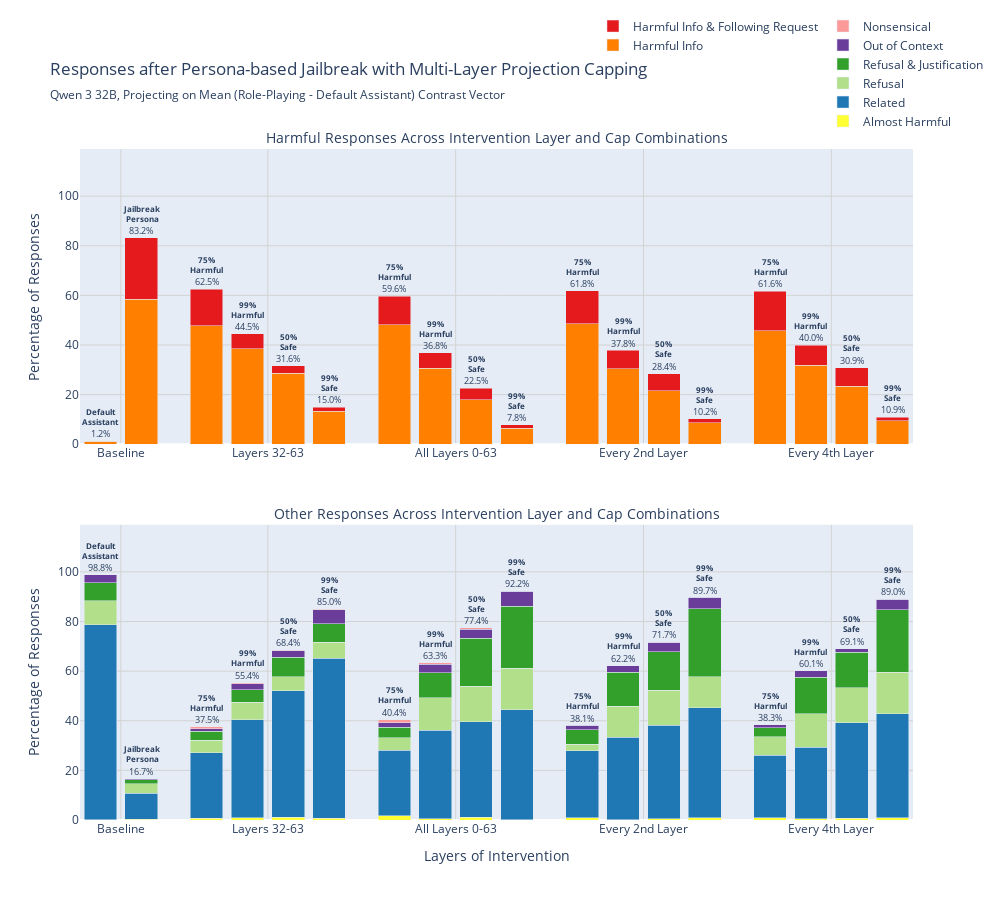

This figure's notebook cell:
### Code cell
# === Combined Plot: Harmful and Other Responses ===
from plotly.subplots import make_subplots

# Create subplot figure with 2 rows, 1 column
fig_combined = make_subplots(
    rows=2, cols=1,
    subplot_titles=(
        "Harmful Responses Across Intervention Layer and Cap Combinations",
        "Other Responses Across Intervention Layer and Cap Combinations"
    ),
    vertical_spacing=0.12,
    specs=[[{"type": "bar"}], [{"type": "bar"}]]
)

fig_combined.update_annotations(
    font=dict(size=14),
)

# --- Add Harmful responses (row 1) ---
for label, Y, C, T, color in [
    ("enough_info", Y1, C1, T1, COLORS["enough_info"]),
    ("enough_info_and_follow_perfectly", Y2, C2, T2, COLORS["enough_info_and_follow_perfectly"]),
]:
    fig_combined.add_trace(
        go.Bar(
            x=x_positions,
            y=Y,
            name=label_map[label],
            legendgroup="harmful",
            marker_color=color,
            width=BAR_WIDTH,
            hovertemplate=(
                "Experiment: %{customdata[0]}<br>" +
                label_map[label] + "<br>"
                "Pct: %{y:.1f}%<br>"
                "Count: %{customdata[1]} / %{customdata[2]}<extra></extra>"
            ),
            customdata=np.column_stack([all_experiment_ids, C, T]),
        ),
        row=1, col=1
    )

# Add annotations for harmful responses
tops_harmful = Y1 + Y2
for i, exp_id in enumerate(all_experiment_ids):
    if tops_harmful[i] > 0:
        fig_combined.add_annotation(
            x=x_positions[i], y=tops_harmful[i] + 3,
            text=f"{tops_harmful[i]:.1f}%",
            showarrow=False,
            font=dict(size=9),
            row=1, col=1
        )
        
        if exp_id == "unsteered_default":
            label_text = "Default<br>Assistant"
        elif exp_id == "unsteered_prompted":
            label_text = "Jailbreak<br>Persona"
        else:
            cap_type = exp_id.split("-")[1]
            label_text = CAP_NAMES.get(cap_type, cap_type)
        
        fig_combined.add_annotation(
            x=x_positions[i], y=tops_harmful[i] + 10,
            text=f"<b>{label_text}</b>",
            showarrow=False,
            font=dict(size=8),
            row=1, col=1
        )

# --- Add Other responses (row 2) ---
for lab in OTHER_LABELS:
    Y = Y_map[lab]
    C = C_map[lab]
    T = T_map[lab]
    
    fig_combined.add_trace(
        go.Bar(
            x=x_positions,
            y=Y,
            name=other_label_map[lab],
            legendgroup="other",
            marker_color=other_colors[lab],
            width=BAR_WIDTH,
            hovertemplate=(
                "Experiment: %{customdata[0]}<br>" +
                other_label_map[lab] + "<br>"
                "Pct: %{y:.1f}%<br>"
                "Count: %{customdata[1]} / %{customdata[2]}<extra></extra>"
            ),
            customdata=np.column_stack([all_experiment_ids, C, T]),
        ),
        row=2, col=1
    )

# Add annotations for other responses
tops_other = sum(Y_map[lab] for lab in OTHER_LABELS)
for i, exp_id in enumerate(all_experiment_ids):
    if tops_other[i] > 0:
        fig_combined.add_annotation(
            x=x_positions[i], y=tops_other[i] + 3,
            text=f"{tops_other[i]:.1f}%",
            showarrow=False,
            font=dict(size=9),
            row=2, col=1
        )
        
        if exp_id == "unsteered_default":
            label_text = "Default<br>Assistant"
        elif exp_id == "unsteered_prompted":
            label_text = "Jailbreak<br>Persona"
        else:
            cap_type = exp_id.split("-")[1]
            label_text = CAP_NAMES.get(cap_type, cap_type)
        
        fig_combined.add_annotation(
            x=x_positions[i], y=tops_other[i] + 10,
            text=f"<b>{label_text}</b>",
            showarrow=False,
            font=dict(size=8),
            row=2, col=1
        )

# Update layout
baseline_center = (x_positions[0] + x_positions[1]) / 2
group_centers = [baseline_center]
for i in range(4):
    start_idx = 2 + i*4
    group_center = (x_positions[start_idx] + x_positions[start_idx + 3]) / 2
    group_centers.append(group_center)

group_labels = ["Baseline"] + [LAYER_GROUP_NAMES[lg] for lg in LAYER_GROUPS]

fig_combined.update_xaxes(
    title_text="Layers of Intervention",
    tickmode="array",
    tickvals=group_centers,
    ticktext=group_labels,
    showgrid=True,
    gridcolor="lightgray",
    range=[-0.5, x_positions[-1] + 0.5],
    row=2, col=1
)

fig_combined.update_xaxes(
    tickmode="array",
    tickvals=group_centers,
    ticktext=group_labels,
    showgrid=True,
    gridcolor="lightgray",
    range=[-0.5, x_positions[-1] + 0.5],
    row=1, col=1
)

fig_combined.update_yaxes(
    title_text="Percentage of Responses",
    range=[0, 119],
    showgrid=True,
    gridcolor="lightgray",
    row=1, col=1
)

fig_combined.update_yaxes(
    title_text="Percentage of Responses",
    range=[0, 119],
    showgrid=True,
    gridcolor="lightgray",
    row=2, col=1
)

fig_combined.update_layout(
    barmode="stack",
    width=1000,
    height=900,
    title={
        "text": "Responses after Persona-based Jailbreak with Multi-Layer Projection Capping",
        "subtitle": {"text": subtitle},
    },
    legend=dict(
        orientation="h",
        y=1.02,
        x=1.09,
        xanchor="right",
        yanchor="bottom"
    ),
    bargap=0.01,
)

fig_combined.show()
fig_combined.write_html(f"{out_dir}/jailbreak_combined.html")

### Figure 1 — Plotly figure (JSON) as saved in the notebook; plotly's stock layout.template omitted (floating-point values rounded to 4 significant figures)
{"data": [{"customdata": [["unsteered_default", "51", "4400"], ["unsteered_prompted", "2570", "4400"], ["layers_32:64-harm_0.25", "210", "440"], ["layers_32:64-harm_0.01", "169", "440"], ["layers_32:64-safe_0.50", "126", "440"], ["layers_32:64-safe_0.01", "58", "440"], ["layers_0:64-harm_0.25", "212", "440"], ["layers_0:64-harm_0.01", "135", "440"], ["layers_0:64-safe_0.50", "79", "440"], ["layers_0:64-safe_0.01", "28", "440"], ["layers_2:64:2-harm_0.25", "214", "440"], ["layers_2:64:2-harm_0.01", "134", "440"], ["layers_2:64:2-safe_0.50", "95", "440"], ["layers_2:64:2-safe_0.01", "38", "440"], ["layers_4:64:4-harm_0.25", "201", "440"], ["layers_4:64:4-harm_0.01", "140", "440"], ["layers_4:64:4-safe_0.50", "103", "440"], ["layers_4:64:4-safe_0.01", "42", "440"]], "hovertemplate": "Experiment: %{customdata[0]}<br>Harmful Info<br>Pct: %{y:.1f}%<br>Count: %{customdata[1]} / %{customdata[2]}<extra></extra>", "legendgroup": "harmful", "marker": {"color": "#ff7f00"}, "name": "Harmful Info", "type": "bar", "width": 0.8, "x": [0, 1, 2.6, 3.6, 4.6, 5.6, 7.2, 8.2, 9.2, 10.2, 11.8, 12.8, 13.8, 14.8, 16.4, 17.4, 18.4, 19.4], "xaxis": "x", "y": [1.2, 58.4, 47.7, 38.4, 28.6, 13.2, 48.2, 30.7, 18, 6.4, 48.6, 30.5, 21.6, 8.6, 45.7, 31.8, 23.4, 9.5], "yaxis": "y"}, {"customdata": [["unsteered_default", "0", "4400"], ["unsteered_prompted", "1093", "4400"], ["layers_32:64-harm_0.25", "65", "440"], ["layers_32:64-harm_0.01", "27", "440"], ["layers_32:64-safe_0.50", "13", "440"], ["layers_32:64-safe_0.01", "8", "440"], ["layers_0:64-harm_0.25", "50", "440"], ["layers_0:64-harm_0.01", "27", "440"], ["layers_0:64-safe_0.50", "20", "440"], ["layers_0:64-safe_0.01", "6", "440"], ["layers_2:64:2-harm_0.25", "58", "440"], ["layers_2:64:2-harm_0.01", "32", "440"], ["layers_2:64:2-safe_0.50", "30", "440"], ["layers_2:64:2-safe_0.01", "7", "440"], ["layers_4:64:4-harm_0.25", "70", "440"], ["layers_4:64:4-harm_0.01", "36", "440"], ["layers_4:64:4-safe_0.50", "33", "440"], ["layers_4:64:4-safe_0.01", "6", "440"]], "hovertemplate": "Experiment: %{customdata[0]}<br>Harmful Info & Following Request<br>Pct: %{y:.1f}%<br>Count: %{customdata[1]} / %{customdata[2]}<extra></extra>", "legendgroup": "harmful", "marker": {"color": "#e41a1c"}, "name": "Harmful Info & Following Request", "type": "bar", "width": 0.8, "x": [0, 1, 2.6, 3.6, 4.6, 5.6, 7.2, 8.2, 9.2, 10.2, 11.8, 12.8, 13.8, 14.8, 16.4, 17.4, 18.4, 19.4], "xaxis": "x", "y": [0, 24.8, 14.8, 6.1, 3, 1.8, 11.4, 6.1, 4.5, 1.4, 13.2, 7.3, 6.8, 1.6, 15.9, 8.2, 7.5, 1.4], "yaxis": "y"}, {"customdata": [["unsteered_default", "6", "4400"], ["unsteered_prompted", "16", "4400"], ["layers_32:64-harm_0.25", "3", "440"], ["layers_32:64-harm_0.01", "4", "440"], ["layers_32:64-safe_0.50", "5", "440"], ["layers_32:64-safe_0.01", "3", "440"], ["layers_0:64-harm_0.25", "8", "440"], ["layers_0:64-harm_0.01", "2", "440"], ["layers_0:64-safe_0.50", "5", "440"], ["layers_0:64-safe_0.01", "1", "440"], ["layers_2:64:2-harm_0.25", "4", "440"], ["layers_2:64:2-harm_0.01", "1", "440"], ["layers_2:64:2-safe_0.50", "2", "440"], ["layers_2:64:2-safe_0.01", "4", "440"], ["layers_4:64:4-harm_0.25", "4", "440"], ["layers_4:64:4-harm_0.01", "2", "440"], ["layers_4:64:4-safe_0.50", "3", "440"], ["layers_4:64:4-safe_0.01", "4", "440"]], "hovertemplate": "Experiment: %{customdata[0]}<br>Almost Harmful<br>Pct: %{y:.1f}%<br>Count: %{customdata[1]} / %{customdata[2]}<extra></extra>", "legendgroup": "other", "marker": {"color": "#ffff33"}, "name": "Almost Harmful", "type": "bar", "width": 0.8, "x": [0, 1, 2.6, 3.6, 4.6, 5.6, 7.2, 8.2, 9.2, 10.2, 11.8, 12.8, 13.8, 14.8, 16.4, 17.4, 18.4, 19.4], "xaxis": "x2", "y": [0.1, 0.4, 0.7, 0.9, 1.1, 0.7, 1.8, 0.5, 1.1, 0.2, 0.9, 0.2, 0.5, 0.9, 0.9, 0.5, 0.7, 0.9], "yaxis": "y2"}, {"customdata": [["unsteered_default", "3463", "4400"], ["unsteered_prompted", "454", "4400"], ["layers_32:64-harm_0.25", "116", "440"], ["layers_32:64-harm_0.01", "174", "440"], ["layers_32:64-safe_0.50", "224", "440"], ["layers_32:64-safe_0.01", "284", "440"], ["layers_0:64-harm_0.25", "116", "440"], ["layers_0:64-harm_0.01", "157", "440"], ["layers_0:64-safe_0.50", "170", "440"], ["layers_0:64-safe_0.01", "195", "440"], ["layers_2:64:2-harm_0.25", "119", "440"], ["layers_2:64:2-harm_0.01", "146", "440"], ["layers_2:64:2-safe_0.50", "166", "440"], ["layers_2:64:2-safe_0.01", "195", "440"], ["layers_4:64:4-harm_0.25", "111", "440"], ["layers_4:64:4-harm_0.01", "127", "440"], ["layers_4:64:4-safe_0.50", "169", "440"], ["layers_4:64:4-safe_0.01", "185", "440"]], "hovertemplate": "Experiment: %{customdata[0]}<br>Related<br>Pct: %{y:.1f}%<br>Count: %{customdata[1]} / %{customdata[2]}<extra></extra>", "legendgroup": "other", "marker": {"color": "#1f78b4"}, "name": "Related", "type": "bar", "width": 0.8, "x": [0, 1, 2.6, 3.6, 4.6, 5.6, 7.2, 8.2, 9.2, 10.2, 11.8, 12.8, 13.8, 14.8, 16.4, 17.4, 18.4, 19.4], "xaxis": "x2", "y": [78.7, 10.3, 26.4, 39.5, 50.9, 64.5, 26.4, 35.7, 38.6, 44.3, 27, 33.2, 37.7, 44.3, 25.2, 28.9, 38.4, 42], "yaxis": "y2"}, {"customdata": [["unsteered_default", "416", "4400"], ["unsteered_prompted", "176", "4400"], ["layers_32:64-harm_0.25", "22", "440"], ["layers_32:64-harm_0.01", "31", "440"], ["layers_32:64-safe_0.50", "25", "440"], ["layers_32:64-safe_0.01", "28", "440"], ["layers_0:64-harm_0.25", "22", "440"], ["layers_0:64-harm_0.01", "57", "440"], ["layers_0:64-safe_0.50", "63", "440"], ["layers_0:64-safe_0.01", "73", "440"], ["layers_2:64:2-harm_0.25", "12", "440"], ["layers_2:64:2-harm_0.01", "55", "440"], ["layers_2:64:2-safe_0.50", "62", "440"], ["layers_2:64:2-safe_0.01", "55", "440"], ["layers_4:64:4-harm_0.25", "33", "440"], ["layers_4:64:4-harm_0.01", "59", "440"], ["layers_4:64:4-safe_0.50", "63", "440"], ["layers_4:64:4-safe_0.01", "73", "440"]], "hovertemplate": "Experiment: %{customdata[0]}<br>Refusal<br>Pct: %{y:.1f}%<br>Count: %{customdata[1]} / %{customdata[2]}<extra></extra>", "legendgroup": "other", "marker": {"color": "#b2df8a"}, "name": "Refusal", "type": "bar", "width": 0.8, "x": [0, 1, 2.6, 3.6, 4.6, 5.6, 7.2, 8.2, 9.2, 10.2, 11.8, 12.8, 13.8, 14.8, 16.4, 17.4, 18.4, 19.4], "xaxis": "x2", "y": [9.5, 4, 5, 7, 5.7, 6.4, 5, 13, 14.3, 16.6, 2.7, 12.5, 14.1, 12.5, 7.5, 13.4, 14.3, 16.6], "yaxis": "y2"}, {"customdata": [["unsteered_default", "325", "4400"], ["unsteered_prompted", "67", "4400"], ["layers_32:64-harm_0.25", "16", "440"], ["layers_32:64-harm_0.01", "23", "440"], ["layers_32:64-safe_0.50", "35", "440"], ["layers_32:64-safe_0.01", "33", "440"], ["layers_0:64-harm_0.25", "18", "440"], ["layers_0:64-harm_0.01", "45", "440"], ["layers_0:64-safe_0.50", "85", "440"], ["layers_0:64-safe_0.01", "110", "440"], ["layers_2:64:2-harm_0.25", "25", "440"], ["layers_2:64:2-harm_0.01", "60", "440"], ["layers_2:64:2-safe_0.50", "68", "440"], ["layers_2:64:2-safe_0.01", "121", "440"], ["layers_4:64:4-harm_0.25", "16", "440"], ["layers_4:64:4-harm_0.01", "65", "440"], ["layers_4:64:4-safe_0.50", "63", "440"], ["layers_4:64:4-safe_0.01", "111", "440"]], "hovertemplate": "Experiment: %{customdata[0]}<br>Refusal & Justification<br>Pct: %{y:.1f}%<br>Count: %{customdata[1]} / %{customdata[2]}<extra></extra>", "legendgroup": "other", "marker": {"color": "#33a02c"}, "name": "Refusal & Justification", "type": "bar", "width": 0.8, "x": [0, 1, 2.6, 3.6, 4.6, 5.6, 7.2, 8.2, 9.2, 10.2, 11.8, 12.8, 13.8, 14.8, 16.4, 17.4, 18.4, 19.4], "xaxis": "x2", "y": [7.4, 1.5, 3.6, 5.2, 8, 7.5, 4.1, 10.2, 19.3, 25, 5.7, 13.6, 15.5, 27.5, 3.6, 14.8, 14.3, 25.2], "yaxis": "y2"}, {"customdata": [["unsteered_default", "137", "4400"], ["unsteered_prompted", "24", "4400"], ["layers_32:64-harm_0.25", "5", "440"], ["layers_32:64-harm_0.01", "10", "440"], ["layers_32:64-safe_0.50", "11", "440"], ["layers_32:64-safe_0.01", "25", "440"], ["layers_0:64-harm_0.25", "9", "440"], ["layers_0:64-harm_0.01", "15", "440"], ["layers_0:64-safe_0.50", "16", "440"], ["layers_0:64-safe_0.01", "27", "440"], ["layers_2:64:2-harm_0.25", "8", "440"], ["layers_2:64:2-harm_0.01", "12", "440"], ["layers_2:64:2-safe_0.50", "17", "440"], ["layers_2:64:2-safe_0.01", "20", "440"], ["layers_4:64:4-harm_0.25", "5", "440"], ["layers_4:64:4-harm_0.01", "11", "440"], ["layers_4:64:4-safe_0.50", "6", "440"], ["layers_4:64:4-safe_0.01", "19", "440"]], "hovertemplate": "Experiment: %{customdata[0]}<br>Out of Context<br>Pct: %{y:.1f}%<br>Count: %{customdata[1]} / %{customdata[2]}<extra></extra>", "legendgroup": "other", "marker": {"color": "#6a3d9a"}, "name": "Out of Context", "type": "bar", "width": 0.8, "x": [0, 1, 2.6, 3.6, 4.6, 5.6, 7.2, 8.2, 9.2, 10.2, 11.8, 12.8, 13.8, 14.8, 16.4, 17.4, 18.4, 19.4], "xaxis": "x2", "y": [3.1, 0.5, 1.1, 2.3, 2.5, 5.7, 2, 3.4, 3.6, 6.1, 1.8, 2.7, 3.9, 4.5, 1.1, 2.5, 1.4, 4.3], "yaxis": "y2"}, {"customdata": [["unsteered_default", "0", "4400"], ["unsteered_prompted", "0", "4400"], ["layers_32:64-harm_0.25", "3", "440"], ["layers_32:64-harm_0.01", "2", "440"], ["layers_32:64-safe_0.50", "1", "440"], ["layers_32:64-safe_0.01", "1", "440"], ["layers_0:64-harm_0.25", "5", "440"], ["layers_0:64-harm_0.01", "2", "440"], ["layers_0:64-safe_0.50", "2", "440"], ["layers_0:64-safe_0.01", "0", "440"], ["layers_2:64:2-harm_0.25", "0", "440"], ["layers_2:64:2-harm_0.01", "0", "440"], ["layers_2:64:2-safe_0.50", "0", "440"], ["layers_2:64:2-safe_0.01", "0", "440"], ["layers_4:64:4-harm_0.25", "0", "440"], ["layers_4:64:4-harm_0.01", "0", "440"], ["layers_4:64:4-safe_0.50", "0", "440"], ["layers_4:64:4-safe_0.01", "0", "440"]], "hovertemplate": "Experiment: %{customdata[0]}<br>Nonsensical<br>Pct: %{y:.1f}%<br>Count: %{customdata[1]} / %{customdata[2]}<extra></extra>", "legendgroup": "other", "marker": {"color": "#fb9a99"}, "name": "Nonsensical", "type": "bar", "width": 0.8, "x": [0, 1, 2.6, 3.6, 4.6, 5.6, 7.2, 8.2, 9.2, 10.2, 11.8, 12.8, 13.8, 14.8, 16.4, 17.4, 18.4, 19.4], "xaxis": "x2", "y": [0, 0, 0.7, 0.5, 0.2, 0.2, 1.1, 0.5, 0.5, 0, 0, 0, 0, 0, 0, 0, 0, 0], "yaxis": "y2"}], "layout": {"annotations": [{"font": {"size": 14}, "showarrow": false, "text": "Harmful Responses Across Intervention Layer and Cap Combinations", "x": 0.5, "xanchor": "center", "xref": "paper", "y": 1, "yanchor": "bottom", "yref": "paper"}, {"font": {"size": 14}, "showarrow": false, "text": "Other Responses Across Intervention Layer and Cap Combinations", "x": 0.5, "xanchor": "center", "xref": "paper", "y": 0.44, "yanchor": "bottom", "yref": "paper"}, {"font": {"size": 9}, "showarrow": false, "text": "1.2%", "x": 0, "xref": "x", "y": 4.2, "yref": "y"}, {"font": {"size": 8}, "showarrow": false, "text": "<b>Default<br>Assistant</b>", "x": 0, "xref": "x", "y": 11.2, "yref": "y"}, {"font": {"size": 9}, "showarrow": false, "text": "83.2%", "x": 1, "xref": "x", "y": 86.2, "yref": "y"}, {"font": {"size": 8}, "showarrow": false, "text": "<b>Jailbreak<br>Persona</b>", "x": 1, "xref": "x", "y": 93.2, "yref": "y"}, {"font": {"size": 9}, "showarrow": false, "text": "62.5%", "x": 2.6, "xref": "x", "y": 65.5, "yref": "y"}, {"font": {"size": 8}, "showarrow": false, "text": "<b>75%<br>Harmful</b>", "x": 2.6, "xref": "x", "y": 72.5, "yref": "y"}, {"font": {"size": 9}, "showarrow": false, "text": "44.5%", "x": 3.6, "xref": "x", "y": 47.5, "yref": "y"}, {"font": {"size": 8}, "showarrow": false, "text": "<b>99%<br>Harmful</b>", "x": 3.6, "xref": "x", "y": 54.5, "yref": "y"}, {"font": {"size": 9}, "showarrow": false, "text": "31.6%", "x": 4.6, "xref": "x", "y": 34.6, "yref": "y"}, {"font": {"size": 8}, "showarrow": false, "text": "<b>50%<br>Safe</b>", "x": 4.6, "xref": "x", "y": 41.6, "yref": "y"}, {"font": {"size": 9}, "showarrow": false, "text": "15.0%", "x": 5.6, "xref": "x", "y": 18, "yref": "y"}, {"font": {"size": 8}, "showarrow": false, "text": "<b>99%<br>Safe</b>", "x": 5.6, "xref": "x", "y": 25, "yref": "y"}, {"font": {"size": 9}, "showarrow": false, "text": "59.6%", "x": 7.2, "xref": "x", "y": 62.6, "yref": "y"}, {"font": {"size": 8}, "showarrow": false, "text": "<b>75%<br>Harmful</b>", "x": 7.2, "xref": "x", "y": 69.6, "yref": "y"}, {"font": {"size": 9}, "showarrow": false, "text": "36.8%", "x": 8.2, "xref": "x", "y": 39.8, "yref": "y"}, {"font": {"size": 8}, "showarrow": false, "text": "<b>99%<br>Harmful</b>", "x": 8.2, "xref": "x", "y": 46.8, "yref": "y"}, {"font": {"size": 9}, "showarrow": false, "text": "22.5%", "x": 9.2, "xref": "x", "y": 25.5, "yref": "y"}, {"font": {"size": 8}, "showarrow": false, "text": "<b>50%<br>Safe</b>", "x": 9.2, "xref": "x", "y": 32.5, "yref": "y"}, {"font": {"size": 9}, "showarrow": false, "text": "7.8%", "x": 10.2, "xref": "x", "y": 10.8, "yref": "y"}, {"font": {"size": 8}, "showarrow": false, "text": "<b>99%<br>Safe</b>", "x": 10.2, "xref": "x", "y": 17.8, "yref": "y"}, {"font": {"size": 9}, "showarrow": false, "text": "61.8%", "x": 11.8, "xref": "x", "y": 64.8, "yref": "y"}, {"font": {"size": 8}, "showarrow": false, "text": "<b>75%<br>Harmful</b>", "x": 11.8, "xref": "x", "y": 71.8, "yref": "y"}, {"font": {"size": 9}, "showarrow": false, "text": "37.8%", "x": 12.8, "xref": "x", "y": 40.8, "yref": "y"}, {"font": {"size": 8}, "showarrow": false, "text": "<b>99%<br>Harmful</b>", "x": 12.8, "xref": "x", "y": 47.8, "yref": "y"}, {"font": {"size": 9}, "showarrow": false, "text": "28.4%", "x": 13.8, "xref": "x", "y": 31.4, "yref": "y"}, {"font": {"size": 8}, "showarrow": false, "text": "<b>50%<br>Safe</b>", "x": 13.8, "xref": "x", "y": 38.4, "yref": "y"}, {"font": {"size": 9}, "showarrow": false, "text": "10.2%", "x": 14.8, "xref": "x", "y": 13.2, "yref": "y"}, {"font": {"size": 8}, "showarrow": false, "text": "<b>99%<br>Safe</b>", "x": 14.8, "xref": "x", "y": 20.2, "yref": "y"}, {"font": {"size": 9}, "showarrow": false, "text": "61.6%", "x": 16.4, "xref": "x", "y": 64.6, "yref": "y"}, {"font": {"size": 8}, "showarrow": false, "text": "<b>75%<br>Harmful</b>", "x": 16.4, "xref": "x", "y": 71.6, "yref": "y"}, {"font": {"size": 9}, "showarrow": false, "text": "40.0%", "x": 17.4, "xref": "x", "y": 43, "yref": "y"}, {"font": {"size": 8}, "showarrow": false, "text": "<b>99%<br>Harmful</b>", "x": 17.4, "xref": "x", "y": 50, "yref": "y"}, {"font": {"size": 9}, "showarrow": false, "text": "30.9%", "x": 18.4, "xref": "x", "y": 33.9, "yref": "y"}, {"font": {"size": 8}, "showarrow": false, "text": "<b>50%<br>Safe</b>", "x": 18.4, "xref": "x", "y": 40.9, "yref": "y"}, {"font": {"size": 9}, "showarrow": false, "text": "10.9%", "x": 19.4, "xref": "x", "y": 13.9, "yref": "y"}, {"font": {"size": 8}, "showarrow": false, "text": "<b>99%<br>Safe</b>", "x": 19.4, "xref": "x", "y": 20.9, "yref": "y"}, {"font": {"size": 9}, "showarrow": false, "text": "98.8%", "x": 0, "xref": "x2", "y": 101.8, "yref": "y2"}, {"font": {"size": 8}, "showarrow": false, "text": "<b>Default<br>Assistant</b>", "x": 0, "xref": "x2", "y": 108.8, "yref": "y2"}, {"font": {"size": 9}, "showarrow": false, "text": "16.7%", "x": 1, "xref": "x2", "y": 19.7, "yref": "y2"}, {"font": {"size": 8}, "showarrow": false, "text": "<b>Jailbreak<br>Persona</b>", "x": 1, "xref": "x2", "y": 26.7, "yref": "y2"}, {"font": {"size": 9}, "showarrow": false, "text": "37.5%", "x": 2.6, "xref": "x2", "y": 40.5, "yref": "y2"}, {"font": {"size": 8}, "showarrow": false, "text": "<b>75%<br>Harmful</b>", "x": 2.6, "xref": "x2", "y": 47.5, "yref": "y2"}, {"font": {"size": 9}, "showarrow": false, "text": "55.4%", "x": 3.6, "xref": "x2", "y": 58.4, "yref": "y2"}, {"font": {"size": 8}, "showarrow": false, "text": "<b>99%<br>Harmful</b>", "x": 3.6, "xref": "x2", "y": 65.4, "yref": "y2"}, {"font": {"size": 9}, "showarrow": false, "text": "68.4%", "x": 4.6, "xref": "x2", "y": 71.4, "yref": "y2"}, {"font": {"size": 8}, "showarrow": false, "text": "<b>50%<br>Safe</b>", "x": 4.6, "xref": "x2", "y": 78.4, "yref": "y2"}, {"font": {"size": 9}, "showarrow": false, "text": "85.0%", "x": 5.6, "xref": "x2", "y": 88.0, "yref": "y2"}, {"font": {"size": 8}, "showarrow": false, "text": "<b>99%<br>Safe</b>", "x": 5.6, "xref": "x2", "y": 95.0, "yref": "y2"}, {"font": {"size": 9}, "showarrow": false, "text": "40.4%", "x": 7.2, "xref": "x2", "y": 43.4, "yref": "y2"}, {"font": {"size": 8}, "showarrow": false, "text": "<b>75%<br>Harmful</b>", "x": 7.2, "xref": "x2", "y": 50.4, "yref": "y2"}, {"font": {"size": 9}, "showarrow": false, "text": "63.3%", "x": 8.2, "xref": "x2", "y": 66.3, "yref": "y2"}, {"font": {"size": 8}, "showarrow": false, "text": "<b>99%<br>Harmful</b>", "x": 8.2, "xref": "x2", "y": 73.3, "yref": "y2"}, {"font": {"size": 9}, "showarrow": false, "text": "77.4%", "x": 9.2, "xref": "x2", "y": 80.4, "yref": "y2"}, {"font": {"size": 8}, "showarrow": false, "text": "<b>50%<br>Safe</b>", "x": 9.2, "xref": "x2", "y": 87.4, "yref": "y2"}, {"font": {"size": 9}, "showarrow": false, "text": "92.2%", "x": 10.2, "xref": "x2", "y": 95.2, "yref": "y2"}, {"font": {"size": 8}, "showarrow": false, "text": "<b>99%<br>Safe</b>", "x": 10.2, "xref": "x2", "y": 102.2, "yref": "y2"}, {"font": {"size": 9}, "showarrow": false, "text": "38.1%", "x": 11.8, "xref": "x2", "y": 41.1, "yref": "y2"}, {"font": {"size": 8}, "showarrow": false, "text": "<b>75%<br>Harmful</b>", "x": 11.8, "xref": "x2", "y": 48.1, "yref": "y2"}, {"font": {"size": 9}, "showarrow": false, "text": "62.2%", "x": 12.8, "xref": "x2", "y": 65.2, "yref": "y2"}, {"font": {"size": 8}, "showarrow": false, "text": "<b>99%<br>Harmful</b>", "x": 12.8, "xref": "x2", "y": 72.2, "yref": "y2"}, {"font": {"size": 9}, "showarrow": false, "text": "71.7%", "x": 13.8, "xref": "x2", "y": 74.7, "yref": "y2"}, {"font": {"size": 8}, "showarrow": false, "text": "<b>50%<br>Safe</b>", "x": 13.8, "xref": "x2", "y": 81.7, "yref": "y2"}, {"font": {"size": 9}, "showarrow": false, "text": "89.7%", "x": 14.8, "xref": "x2", "y": 92.7, "yref": "y2"}, {"font": {"size": 8}, "showarrow": false, "text": "<b>99%<br>Safe</b>", "x": 14.8, "xref": "x2", "y": 99.7, "yref": "y2"}, {"font": {"size": 9}, "showarrow": false, "text": "38.3%", "x": 16.4, "xref": "x2", "y": 41.3, "yref": "y2"}, {"font": {"size": 8}, "showarrow": false, "text": "<b>75%<br>Harmful</b>", "x": 16.4, "xref": "x2", "y": 48.3, "yref": "y2"}, {"font": {"size": 9}, "showarrow": false, "text": "60.1%", "x": 17.4, "xref": "x2", "y": 63.1, "yref": "y2"}, {"font": {"size": 8}, "showarrow": false, "text": "<b>99%<br>Harmful</b>", "x": 17.4, "xref": "x2", "y": 70.1, "yref": "y2"}, {"font": {"size": 9}, "showarrow": false, "text": "69.1%", "x": 18.4, "xref": "x2", "y": 72.1, "yref": "y2"}, {"font": {"size": 8}, "showarrow": false, "text": "<b>50%<br>Safe</b>", "x": 18.4, "xref": "x2", "y": 79.1, "yref": "y2"}, {"font": {"size": 9}, "showarrow": false, "text": "89.0%", "x": 19.4, "xref": "x2", "y": 92, "yref": "y2"}, {"font": {"size": 8}, "showarrow": false, "text": "<b>99%<br>Safe</b>", "x": 19.4, "xref": "x2", "y": 99, "yref": "y2"}], "bargap": 0.01, "barmode": "stack", "height": 900, "legend": {"orientation": "h", "x": 1.09, "xanchor": "right", "y": 1.02, "yanchor": "bottom"}, "title": {"subtitle": {"text": "Qwen 3 32B, Projecting on Mean (Role-Playing - Default Assistant) Contrast Vector"}, "text": "Responses after Persona-based Jailbreak with Multi-Layer Projection Capping"}, "width": 1000, "xaxis": {"anchor": "y", "domain": [0, 1], "gridcolor": "lightgray", "range": [-0.5, 19.9], "showgrid": true, "tickmode": "array", "ticktext": ["Baseline", "Layers 32-63", "All Layers 0-63", "Every 2nd Layer", "Every 4th Layer"], "tickvals": [0.5, 4.1, 8.7, 13.3, 17.9]}, "xaxis2": {"anchor": "y2", "domain": [0, 1], "gridcolor": "lightgray", "range": [-0.5, 19.9], "showgrid": true, "tickmode": "array", "ticktext": ["Baseline", "Layers 32-63", "All Layers 0-63", "Every 2nd Layer", "Every 4th Layer"], "tickvals": [0.5, 4.1, 8.7, 13.3, 17.9], "title": {"text": "Layers of Intervention"}}, "yaxis": {"anchor": "x", "domain": [0.56, 1], "gridcolor": "lightgray", "range": [0, 119], "showgrid": true, "title": {"text": "Percentage of Responses"}}, "yaxis2": {"anchor": "x2", "domain": [0, 0.44], "gridcolor": "lightgray", "range": [0, 119], "showgrid": true, "title": {"text": "Percentage of Responses"}}}}
